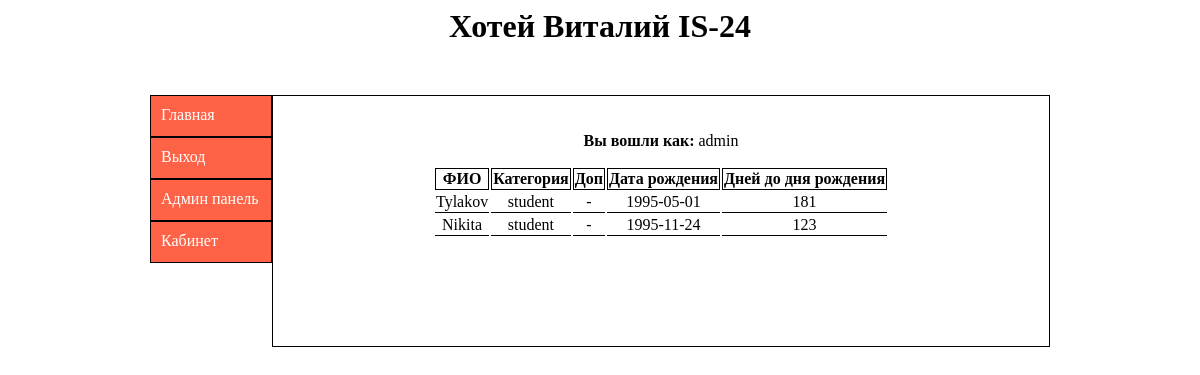
/ (signed in), run on the app's committed database.
### tables this page shows
CREATE TABLE `date` (
  `id` int(11) NOT NULL AUTO_INCREMENT,
  `fio` varchar(30) NOT NULL,
  `category` varchar(30) NOT NULL,
  `info` varchar(30) NOT NULL,
  `dateb` date NOT NULL,
  `daytob` int(11) NOT NULL,
  PRIMARY KEY (`id`)
);

### index.php (the view, shortened to what this page needs)
<?php session_start(); require_once 'config/db/db_connect.php'?>
<html>
    <head>
        <link rel="stylesheet" type="text/css" href="style/main.css">
    </head>
    <body>
        <div class="wrapper">
            <header>
                <h1> Хотей Виталий IS-24</h1>
            </header>
            <main>
                <nav>
                    <ul>
                        <li><a href="index.php">Главная</a></li>
                        <?php
                            if(isset($_SESSION['login'])) {
                                echo "<li><a href='scripts/script_exit.php'>Выход</a></li>";
                            }
                        ?>
                        <?php
                            if(@$_SESSION['priv'] == 'admin') {
                                echo "<li><a href='pages/admin.php'>Админ панель</a></li>";
                            }
                        ?>
                        <?php
                            if(isset($_SESSION['login'])) {
                                echo "<li><a href='pages/hello.php'>Кабинет</a></li>";
                            }
                        ?>
                    </ul>
                </nav>
                <div id="content">
                    <p>
                    <?php
                        if(isset($_SESSION['login']))
                        {
                            echo "<b>Вы вошли как: </b> {$_SESSION['login']}";
                        }
                    ?>
                    </p>
                    <?php
                    if(!(@$_SESSION['view']==0)) {
                        echo "
                         <table>
                        <tr >
                            <td class='head'>ФИО</td>
                            <td class='head'>Категория</td>
                            <td class='head'>Доп</td>
                            <td class='head'>Дата рождения</td>
                            <td class='head'>Дней до дня рождения</td>
                        </tr>";
                        $request = "SELECT * FROM date";
                        $a = $mysqli->query($request);
                        while($post = $a->fetch_array(MYSQL_ASSOC)){
                            echo "
                            <tr>
                             <td>{$post['fio']}</td>
                             <td>{$post['category']}</td>
                             <td>{$post['info']}</td>
                             <td>{$post['dateb']}</td>
                             <td>{$post['daytob']}</td>
                             </tr>
                             ";
                        }
                   } else {
                        echo "<h2>Не достаточно прав для просмотра</h2>";
                    }
                    ?>
                </div>
            </main>
        </div>
    </body>
</html>

### style/main.css (style rules this page uses)
body { background: #ffffff; }
header h1 { text-align: center; }
.wrapper { width: 900px; margin: auto; }
main { margin-top: 50px; }
main nav { float: left; }
main nav ul { list-style: none; padding: 0; margin: 0; width: 120px; }
main nav ul li a { height: 20px; width: 100px; padding: 10px; text-decoration: none; color: white; background: tomato; display: block; border: 1px solid black; }
#content { padding: 20px; text-align: center; border: 1px solid black; width: 736px; float: right; min-height: 210px; }
table { margin: auto; }
.head { border: 1px solid black; text-align: center; font-weight: bold; }
table tr td { border-bottom: 1px solid black; }
table tr td { text-align: center; }

### data on the page
date: fio "Tylakov", category "student", info "-", dateb "1995-05-01", daytob "181"
date: fio "Nikita", category "student", info "-", dateb "1995-11-24", daytob "123"

### other printed values
$_SESSION['login'] "admin"
